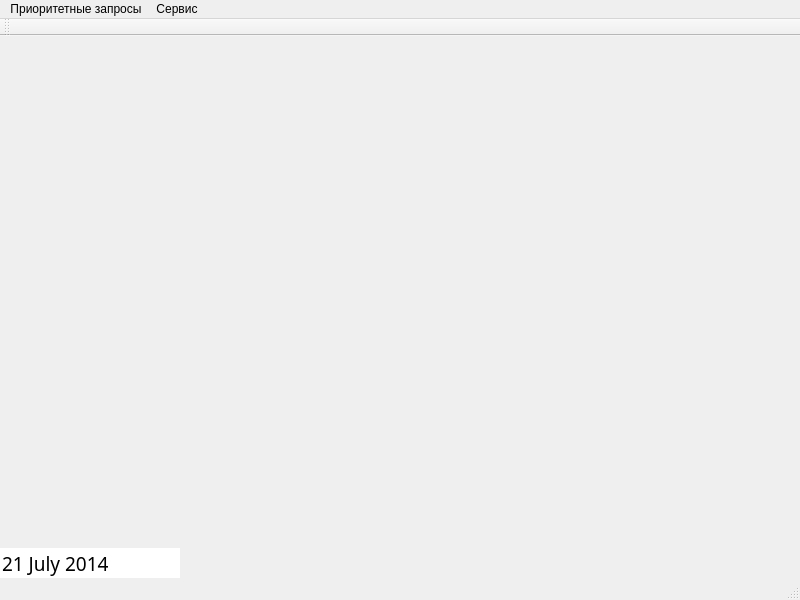
<?xml version="1.0" encoding="UTF-8"?>
<ui version="4.0">
 <class>MainWindow</class>
 <widget class="QMainWindow" name="MainWindow">
  <property name="geometry">
   <rect>
    <x>0</x>
    <y>0</y>
    <width>800</width>
    <height>600</height>
   </rect>
  </property>
  <property name="windowTitle">
   <string>MainWindow</string>
  </property>
  <widget class="QWidget" name="centralwidget">
   <layout class="QVBoxLayout" name="verticalLayout">
    <property name="spacing">
     <number>3</number>
    </property>
    <property name="leftMargin">
     <number>0</number>
    </property>
    <property name="topMargin">
     <number>0</number>
    </property>
    <property name="rightMargin">
     <number>0</number>
    </property>
    <property name="bottomMargin">
     <number>0</number>
    </property>
    <item>
     <widget class="QTabWidget" name="tabWidget">
      <property name="documentMode">
       <bool>true</bool>
      </property>
     </widget>
    </item>
    <item alignment="Qt::AlignLeft">
     <widget class="QDateEdit" name="dateToday">
      <property name="enabled">
       <bool>true</bool>
      </property>
      <property name="font">
       <font>
        <family>Monotype Corsiva</family>
        <pointsize>14</pointsize>
        <italic>false</italic>
       </font>
      </property>
      <property name="autoFillBackground">
       <bool>false</bool>
      </property>
      <property name="wrapping">
       <bool>false</bool>
      </property>
      <property name="frame">
       <bool>false</bool>
      </property>
      <property name="readOnly">
       <bool>true</bool>
      </property>
      <property name="buttonSymbols">
       <enum>QAbstractSpinBox::NoButtons</enum>
      </property>
      <property name="accelerated">
       <bool>false</bool>
      </property>
      <property name="showGroupSeparator" stdset="0">
       <bool>false</bool>
      </property>
      <property name="currentSection">
       <enum>QDateTimeEdit::DaySection</enum>
      </property>
      <property name="displayFormat">
       <string>dd MMMM yyyy</string>
      </property>
      <property name="calendarPopup">
       <bool>false</bool>
      </property>
      <property name="date">
       <date>
        <year>2014</year>
        <month>7</month>
        <day>21</day>
       </date>
      </property>
     </widget>
    </item>
   </layout>
  </widget>
  <widget class="QMenuBar" name="menubar">
   <property name="geometry">
    <rect>
     <x>0</x>
     <y>0</y>
     <width>800</width>
     <height>21</height>
    </rect>
   </property>
   <widget class="QMenu" name="menu">
    <property name="title">
     <string>Приоритетные запросы</string>
    </property>
    <addaction name="actShowPQs"/>
   </widget>
   <widget class="QMenu" name="menu_2">
    <property name="title">
     <string>Сервис</string>
    </property>
    <addaction name="actSettings"/>
    <addaction name="actHelp"/>
    <addaction name="actExit"/>
   </widget>
   <addaction name="menu"/>
   <addaction name="menu_2"/>
  </widget>
  <widget class="QStatusBar" name="statusbar"/>
  <widget class="QToolBar" name="toolBar">
   <property name="windowTitle">
    <string>toolBar</string>
   </property>
   <property name="toolButtonStyle">
    <enum>Qt::ToolButtonTextUnderIcon</enum>
   </property>
   <attribute name="toolBarArea">
    <enum>TopToolBarArea</enum>
   </attribute>
   <attribute name="toolBarBreak">
    <bool>false</bool>
   </attribute>
  </widget>
  <action name="actShowPQs">
   <property name="icon">
    <iconset resource="resources.qrc">
     <normaloff>:/img/PQ.ico</normaloff>:/img/PQ.ico</iconset>
   </property>
   <property name="text">
    <string>Показать</string>
   </property>
   <property name="toolTip">
    <string>Показать приоритетные запросы</string>
   </property>
  </action>
  <action name="actSettings">
   <property name="icon">
    <iconset resource="resources.qrc">
     <normaloff>:/img/settings.ico</normaloff>:/img/settings.ico</iconset>
   </property>
   <property name="text">
    <string>Настройки...</string>
   </property>
   <property name="toolTip">
    <string>Открыть окно настроек</string>
   </property>
  </action>
  <action name="actExit">
   <property name="icon">
    <iconset resource="resources.qrc">
     <normaloff>:/img/quit.ico</normaloff>:/img/quit.ico</iconset>
   </property>
   <property name="text">
    <string>Выход</string>
   </property>
   <property name="toolTip">
    <string>Закрыть приложение</string>
   </property>
   <property name="shortcut">
    <string>Ctrl+Q</string>
   </property>
  </action>
  <action name="actHelp">
   <property name="icon">
    <iconset resource="resources.qrc">
     <normaloff>:/img/help.ico</normaloff>:/img/help.ico</iconset>
   </property>
   <property name="text">
    <string>Справка...</string>
   </property>
   <property name="shortcut">
    <string>F1</string>
   </property>
  </action>
 </widget>
 <resources>
  <include location="resources.qrc"/>
 </resources>
 <connections>
  <connection>
   <sender>actExit</sender>
   <signal>triggered()</signal>
   <receiver>MainWindow</receiver>
   <slot>close()</slot>
   <hints>
    <hint type="sourcelabel">
     <x>-1</x>
     <y>-1</y>
    </hint>
    <hint type="destinationlabel">
     <x>399</x>
     <y>299</y>
    </hint>
   </hints>
  </connection>
 </connections>
</ui>
